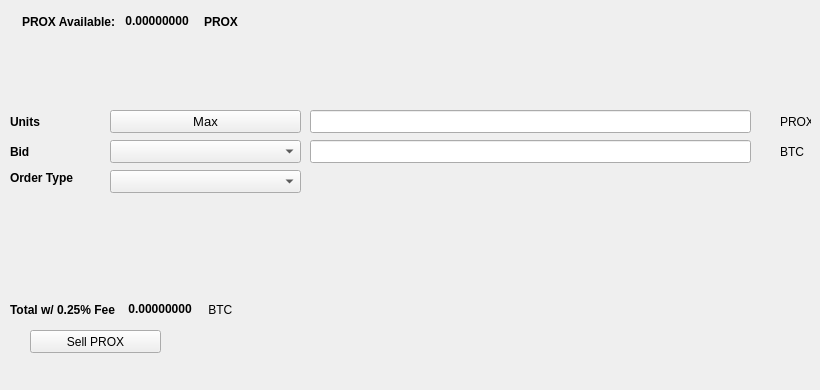
   <widget class="QWidget" name="SellTab">
    <attribute name="title">
     <string>Sell</string>
    </attribute>
    <widget class="QLabel" name="label_16">
     <property name="geometry">
      <rect>
       <x>780</x>
       <y>140</y>
       <width>31</width>
       <height>23</height>
      </rect>
     </property>
     <property name="text">
      <string>BTC</string>
     </property>
    </widget>
    <widget class="QComboBox" name="SellBidcomboBox">
     <property name="geometry">
      <rect>
       <x>110</x>
       <y>140</y>
       <width>191</width>
       <height>23</height>
      </rect>
     </property>
     <property name="font">
      <font>
       <pointsize>10</pointsize>
      </font>
     </property>
    </widget>
    <widget class="QLabel" name="label_18">
     <property name="geometry">
      <rect>
       <x>10</x>
       <y>110</y>
       <width>46</width>
       <height>23</height>
      </rect>
     </property>
     <property name="font">
      <font>
       <weight>75</weight>
       <bold>true</bold>
      </font>
     </property>
     <property name="text">
      <string>Units</string>
     </property>
    </widget>
    <widget class="QPushButton" name="Sell_Max_Amount">
     <property name="geometry">
      <rect>
       <x>110</x>
       <y>110</y>
       <width>191</width>
       <height>23</height>
      </rect>
     </property>
     <property name="font">
      <font>
       <pointsize>10</pointsize>
      </font>
     </property>
     <property name="text">
      <string>Max</string>
     </property>
    </widget>
    <widget class="QLabel" name="label_20">
     <property name="geometry">
      <rect>
       <x>10</x>
       <y>170</y>
       <width>91</width>
       <height>16</height>
      </rect>
     </property>
     <property name="font">
      <font>
       <weight>75</weight>
       <bold>true</bold>
      </font>
     </property>
     <property name="text">
      <string>Order Type</string>
     </property>
    </widget>
    <widget class="QComboBox" name="SellOrdertypeCombo">
     <property name="geometry">
      <rect>
       <x>110</x>
       <y>170</y>
       <width>191</width>
       <height>23</height>
      </rect>
     </property>
     <property name="font">
      <font>
       <pointsize>10</pointsize>
      </font>
     </property>
    </widget>
    <widget class="QLabel" name="label_21">
     <property name="geometry">
      <rect>
       <x>10</x>
       <y>140</y>
       <width>46</width>
       <height>23</height>
      </rect>
     </property>
     <property name="font">
      <font>
       <weight>75</weight>
       <bold>true</bold>
      </font>
     </property>
     <property name="text">
      <string>Bid</string>
     </property>
    </widget>
    <widget class="QLabel" name="label_22">
     <property name="geometry">
      <rect>
       <x>780</x>
       <y>110</y>
       <width>31</width>
       <height>23</height>
      </rect>
     </property>
     <property name="text">
      <string>PROX</string>
     </property>
    </widget>
    <widget class="QLineEdit" name="UnitsInputPROX">
     <property name="geometry">
      <rect>
       <x>310</x>
       <y>110</y>
       <width>441</width>
       <height>23</height>
      </rect>
     </property>
     <property name="font">
      <font>
       <pointsize>9</pointsize>
       <weight>75</weight>
       <bold>true</bold>
      </font>
     </property>
    </widget>
    <widget class="QLineEdit" name="SellBidPriceEdit">
     <property name="geometry">
      <rect>
       <x>310</x>
       <y>140</y>
       <width>441</width>
       <height>23</height>
      </rect>
     </property>
     <property name="font">
      <font>
       <pointsize>9</pointsize>
       <weight>75</weight>
       <bold>true</bold>
      </font>
     </property>
    </widget>
    <widget class="QPushButton" name="SellPROXBTN">
     <property name="geometry">
      <rect>
       <x>30</x>
       <y>330</y>
       <width>131</width>
       <height>23</height>
      </rect>
     </property>
     <property name="text">
      <string>Sell PROX</string>
     </property>
     <property name="icon">
      <iconset resource="../prox">
       <normaloff>:/icons/bitcoin</normaloff>:/icons/bitcoin</iconset>
     </property>
    </widget>
    <widget class="QWidget" name="layoutWidget3">
     <property name="geometry">
      <rect>
       <x>22</x>
       <y>12</y>
       <width>258</width>
       <height>19</height>
      </rect>
     </property>
     <layout class="QHBoxLayout" name="horizontalLayout">
      <item>
       <widget class="QLabel" name="label232_2">
        <property name="font">
         <font>
          <weight>75</weight>
          <bold>true</bold>
         </font>
        </property>
        <property name="text">
         <string>PROX Available:</string>
        </property>
       </widget>
      </item>
      <item>
       <widget class="QLabel" name="PROXAvailableLabel">
        <property name="palette">
         <palette>
          <active>
           <colorrole role="WindowText">
            <brush brushstyle="SolidPattern">
             <color alpha="255">
              <red>0</red>
              <green>0</green>
              <blue>0</blue>
             </color>
            </brush>
           </colorrole>
           <colorrole role="Button">
            <brush brushstyle="SolidPattern">
             <color alpha="255">
              <red>0</red>
              <green>170</green>
              <blue>0</blue>
             </color>
            </brush>
           </colorrole>
           <colorrole role="Light">
            <brush brushstyle="SolidPattern">
             <color alpha="255">
              <red>0</red>
              <green>255</green>
              <blue>0</blue>
             </color>
            </brush>
           </colorrole>
           <colorrole role="Midlight">
            <brush brushstyle="SolidPattern">
             <color alpha="255">
              <red>0</red>
              <green>212</green>
              <blue>0</blue>
             </color>
            </brush>
           </colorrole>
           <colorrole role="Dark">
            <brush brushstyle="SolidPattern">
             <color alpha="255">
              <red>0</red>
              <green>85</green>
              <blue>0</blue>
             </color>
            </brush>
           </colorrole>
           <colorrole role="Mid">
            <brush brushstyle="SolidPattern">
             <color alpha="255">
              <red>0</red>
              <green>113</green>
              <blue>0</blue>
             </color>
            </brush>
           </colorrole>
           <colorrole role="Text">
            <brush brushstyle="SolidPattern">
             <color alpha="255">
              <red>0</red>
              <green>170</green>
              <blue>0</blue>
             </color>
            </brush>
           </colorrole>
           <colorrole role="BrightText">
            <brush brushstyle="SolidPattern">
             <color alpha="255">
              <red>255</red>
              <green>255</green>
              <blue>255</blue>
             </color>
            </brush>
           </colorrole>
           <colorrole role="ButtonText">
            <brush brushstyle="SolidPattern">
             <color alpha="255">
              <red>0</red>
              <green>0</green>
              <blue>0</blue>
             </color>
            </brush>
           </colorrole>
           <colorrole role="Base">
            <brush brushstyle="SolidPattern">
             <color alpha="255">
              <red>255</red>
              <green>255</green>
              <blue>255</blue>
             </color>
            </brush>
           </colorrole>
           <colorrole role="Window">
            <brush brushstyle="SolidPattern">
             <color alpha="255">
              <red>0</red>
              <green>170</green>
              <blue>0</blue>
             </color>
            </brush>
           </colorrole>
           <colorrole role="Shadow">
            <brush brushstyle="SolidPattern">
             <color alpha="255">
              <red>0</red>
              <green>0</green>
              <blue>0</blue>
             </color>
            </brush>
           </colorrole>
           <colorrole role="AlternateBase">
            <brush brushstyle="SolidPattern">
             <color alpha="255">
              <red>127</red>
              <green>212</green>
              <blue>127</blue>
             </color>
            </brush>
           </colorrole>
           <colorrole role="ToolTipBase">
            <brush brushstyle="SolidPattern">
             <color alpha="255">
              <red>255</red>
              <green>255</green>
              <blue>220</blue>
             </color>
            </brush>
           </colorrole>
           <colorrole role="ToolTipText">
            <brush brushstyle="SolidPattern">
             <color alpha="255">
              <red>0</red>
              <green>0</green>
              <blue>0</blue>
             </color>
            </brush>
           </colorrole>
          </active>
          <inactive>
           <colorrole role="WindowText">
            <brush brushstyle="SolidPattern">
             <color alpha="255">
              <red>0</red>
              <green>0</green>
              <blue>0</blue>
             </color>
            </brush>
           </colorrole>
           <colorrole role="Button">
            <brush brushstyle="SolidPattern">
             <color alpha="255">
              <red>0</red>
              <green>170</green>
              <blue>0</blue>
             </color>
            </brush>
           </colorrole>
           <colorrole role="Light">
            <brush brushstyle="SolidPattern">
             <color alpha="255">
              <red>0</red>
              <green>255</green>
              <blue>0</blue>
             </color>
            </brush>
           </colorrole>
           <colorrole role="Midlight">
            <brush brushstyle="SolidPattern">
             <color alpha="255">
              <red>0</red>
              <green>212</green>
              <blue>0</blue>
             </color>
            </brush>
           </colorrole>
           <colorrole role="Dark">
            <brush brushstyle="SolidPattern">
             <color alpha="255">
              <red>0</red>
              <green>85</green>
              <blue>0</blue>
             </color>
            </brush>
           </colorrole>
           <colorrole role="Mid">
            <brush brushstyle="SolidPattern">
             <color alpha="255">
              <red>0</red>
              <green>113</green>
              <blue>0</blue>
             </color>
            </brush>
           </colorrole>
           <colorrole role="Text">
            <brush brushstyle="SolidPattern">
             <color alpha="255">
              <red>0</red>
              <green>170</green>
              <blue>0</blue>
             </color>
            </brush>
           </colorrole>
           <colorrole role="BrightText">
            <brush brushstyle="SolidPattern">
             <color alpha="255">
              <red>255</red>
              <green>255</green>
              <blue>255</blue>
             </color>
            </brush>
           </colorrole>
           <colorrole role="ButtonText">
            <brush brushstyle="SolidPattern">
             <color alpha="255">
              <red>0</red>
              <green>0</green>
              <blue>0</blue>
             </color>
            </brush>
           </colorrole>
           <colorrole role="Base">
            <brush brushstyle="SolidPattern">
             <color alpha="255">
              <red>255</red>
              <green>255</green>
              <blue>255</blue>
             </color>
            </brush>
           </colorrole>
           <colorrole role="Window">
            <brush brushstyle="SolidPattern">
             <color alpha="255">
              <red>0</red>
              <green>170</green>
              <blue>0</blue>
             </color>
            </brush>
           </colorrole>
           <colorrole role="Shadow">
            <brush brushstyle="SolidPattern">
             <color alpha="255">
              <red>0</red>
              <green>0</green>
              <blue>0</blue>
             </color>
            </brush>
           </colorrole>
           <colorrole role="AlternateBase">
            <brush brushstyle="SolidPattern">
             <color alpha="255">
              <red>127</red>
              <green>212</green>
              <blue>127</blue>
             </color>
            </brush>
           </colorrole>
           <colorrole role="ToolTipBase">
            <brush brushstyle="SolidPattern">
             <color alpha="255">
              <red>255</red>
              <green>255</green>
              <blue>220</blue>
             </color>
            </brush>
           </colorrole>
           <colorrole role="ToolTipText">
            <brush brushstyle="SolidPattern">
             <color alpha="255">
              <red>0</red>
              <green>0</green>
              <blue>0</blue>
             </color>
            </brush>
           </colorrole>
          </inactive>
          <disabled>
           <colorrole role="WindowText">
            <brush brushstyle="SolidPattern">
             <color alpha="255">
              <red>0</red>
              <green>85</green>
              <blue>0</blue>
             </color>
            </brush>
           </colorrole>
           <colorrole role="Button">
            <brush brushstyle="SolidPattern">
             <color alpha="255">
              <red>0</red>
              <green>170</green>
              <blue>0</blue>
             </color>
            </brush>
           </colorrole>
           <colorrole role="Light">
            <brush brushstyle="SolidPattern">
             <color alpha="255">
              <red>0</red>
              <green>255</green>
              <blue>0</blue>
             </color>
            </brush>
           </colorrole>
           <colorrole role="Midlight">
            <brush brushstyle="SolidPattern">
             <color alpha="255">
              <red>0</red>
              <green>212</green>
              <blue>0</blue>
             </color>
            </brush>
           </colorrole>
           <colorrole role="Dark">
            <brush brushstyle="SolidPattern">
             <color alpha="255">
              <red>0</red>
              <green>85</green>
              <blue>0</blue>
             </color>
            </brush>
           </colorrole>
           <colorrole role="Mid">
            <brush brushstyle="SolidPattern">
             <color alpha="255">
              <red>0</red>
              <green>113</green>
              <blue>0</blue>
             </color>
            </brush>
           </colorrole>
           <colorrole role="Text">
            <brush brushstyle="SolidPattern">
             <color alpha="255">
              <red>0</red>
              <green>85</green>
              <blue>0</blue>
             </color>
            </brush>
           </colorrole>
           <colorrole role="BrightText">
            <brush brushstyle="SolidPattern">
             <color alpha="255">
              <red>255</red>
              <green>255</green>
              <blue>255</blue>
             </color>
            </brush>
           </colorrole>
           <colorrole role="ButtonText">
            <brush brushstyle="SolidPattern">
             <color alpha="255">
              <red>0</red>
              <green>85</green>
              <blue>0</blue>
             </color>
            </brush>
           </colorrole>
           <colorrole role="Base">
            <brush brushstyle="SolidPattern">
             <color alpha="255">
              <red>0</red>
              <green>170</green>
              <blue>0</blue>
             </color>
            </brush>
           </colorrole>
           <colorrole role="Window">
            <brush brushstyle="SolidPattern">
             <color alpha="255">
              <red>0</red>
              <green>170</green>
              <blue>0</blue>
             </color>
            </brush>
           </colorrole>
           <colorrole role="Shadow">
            <brush brushstyle="SolidPattern">
             <color alpha="255">
              <red>0</red>
              <green>0</green>
              <blue>0</blue>
             </color>
            </brush>
           </colorrole>
           <colorrole role="AlternateBase">
            <brush brushstyle="SolidPattern">
             <color alpha="255">
              <red>0</red>
              <green>170</green>
              <blue>0</blue>
             </color>
            </brush>
           </colorrole>
           <colorrole role="ToolTipBase">
            <brush brushstyle="SolidPattern">
             <color alpha="255">
              <red>255</red>
              <green>255</green>
              <blue>220</blue>
             </color>
            </brush>
           </colorrole>
           <colorrole role="ToolTipText">
            <brush brushstyle="SolidPattern">
             <color alpha="255">
              <red>0</red>
              <green>0</green>
              <blue>0</blue>
             </color>
            </brush>
           </colorrole>
          </disabled>
         </palette>
        </property>
        <property name="font">
         <font>
          <weight>75</weight>
          <bold>true</bold>
         </font>
        </property>
        <property name="text">
         <string> 0.00000000 </string>
        </property>
        <property name="textInteractionFlags">
         <set>Qt::LinksAccessibleByMouse|Qt::TextSelectableByKeyboard|Qt::TextSelectableByMouse</set>
        </property>
       </widget>
      </item>
      <item>
       <widget class="QLabel" name="labelPROX">
        <property name="font">
         <font>
          <weight>75</weight>
          <bold>true</bold>
         </font>
        </property>
        <property name="text">
         <string>PROX</string>
        </property>
       </widget>
      </item>
     </layout>
    </widget>
    <widget class="QWidget" name="layoutWidget">
     <property name="geometry">
      <rect>
       <x>10</x>
       <y>300</y>
       <width>268</width>
       <height>19</height>
      </rect>
     </property>
     <layout class="QHBoxLayout" name="horizontalLayout_2">
      <item>
       <widget class="QLabel" name="label_19">
        <property name="font">
         <font>
          <weight>75</weight>
          <bold>true</bold>
         </font>
        </property>
        <property name="text">
         <string>Total w/ 0.25% Fee </string>
        </property>
       </widget>
      </item>
      <item>
       <widget class="QLabel" name="SellCostLabel">
        <property name="palette">
         <palette>
          <active>
           <colorrole role="WindowText">
            <brush brushstyle="SolidPattern">
             <color alpha="255">
              <red>0</red>
              <green>0</green>
              <blue>0</blue>
             </color>
            </brush>
           </colorrole>
           <colorrole role="Button">
            <brush brushstyle="SolidPattern">
             <color alpha="255">
              <red>0</red>
              <green>170</green>
              <blue>0</blue>
             </color>
            </brush>
           </colorrole>
           <colorrole role="Light">
            <brush brushstyle="SolidPattern">
             <color alpha="255">
              <red>0</red>
              <green>255</green>
              <blue>0</blue>
             </color>
            </brush>
           </colorrole>
           <colorrole role="Midlight">
            <brush brushstyle="SolidPattern">
             <color alpha="255">
              <red>0</red>
              <green>212</green>
              <blue>0</blue>
             </color>
            </brush>
           </colorrole>
           <colorrole role="Dark">
            <brush brushstyle="SolidPattern">
             <color alpha="255">
              <red>0</red>
              <green>85</green>
              <blue>0</blue>
             </color>
            </brush>
           </colorrole>
           <colorrole role="Mid">
            <brush brushstyle="SolidPattern">
             <color alpha="255">
              <red>0</red>
              <green>113</green>
              <blue>0</blue>
             </color>
            </brush>
           </colorrole>
           <colorrole role="Text">
            <brush brushstyle="SolidPattern">
             <color alpha="255">
              <red>0</red>
              <green>170</green>
              <blue>0</blue>
             </color>
            </brush>
           </colorrole>
           <colorrole role="BrightText">
            <brush brushstyle="SolidPattern">
             <color alpha="255">
              <red>255</red>
              <green>255</green>
              <blue>255</blue>
             </color>
            </brush>
           </colorrole>
           <colorrole role="ButtonText">
            <brush brushstyle="SolidPattern">
             <color alpha="255">
              <red>0</red>
              <green>0</green>
              <blue>0</blue>
             </color>
            </brush>
           </colorrole>
           <colorrole role="Base">
            <brush brushstyle="SolidPattern">
             <color alpha="255">
              <red>255</red>
              <green>255</green>
              <blue>255</blue>
             </color>
            </brush>
           </colorrole>
           <colorrole role="Window">
            <brush brushstyle="SolidPattern">
             <color alpha="255">
              <red>0</red>
              <green>170</green>
              <blue>0</blue>
             </color>
            </brush>
           </colorrole>
           <colorrole role="Shadow">
            <brush brushstyle="SolidPattern">
             <color alpha="255">
              <red>0</red>
              <green>0</green>
              <blue>0</blue>
             </color>
            </brush>
           </colorrole>
           <colorrole role="AlternateBase">
            <brush brushstyle="SolidPattern">
             <color alpha="255">
              <red>127</red>
              <green>212</green>
              <blue>127</blue>
             </color>
            </brush>
           </colorrole>
           <colorrole role="ToolTipBase">
            <brush brushstyle="SolidPattern">
             <color alpha="255">
              <red>255</red>
              <green>255</green>
              <blue>220</blue>
             </color>
            </brush>
           </colorrole>
           <colorrole role="ToolTipText">
            <brush brushstyle="SolidPattern">
             <color alpha="255">
              <red>0</red>
              <green>0</green>
              <blue>0</blue>
             </color>
            </brush>
           </colorrole>
          </active>
          <inactive>
           <colorrole role="WindowText">
            <brush brushstyle="SolidPattern">
             <color alpha="255">
              <red>0</red>
              <green>0</green>
              <blue>0</blue>
             </color>
            </brush>
           </colorrole>
           <colorrole role="Button">
            <brush brushstyle="SolidPattern">
             <color alpha="255">
              <red>0</red>
              <green>170</green>
              <blue>0</blue>
             </color>
            </brush>
           </colorrole>
           <colorrole role="Light">
            <brush brushstyle="SolidPattern">
             <color alpha="255">
              <red>0</red>
              <green>255</green>
              <blue>0</blue>
             </color>
            </brush>
           </colorrole>
           <colorrole role="Midlight">
            <brush brushstyle="SolidPattern">
             <color alpha="255">
              <red>0</red>
              <green>212</green>
              <blue>0</blue>
             </color>
            </brush>
           </colorrole>
           <colorrole role="Dark">
            <brush brushstyle="SolidPattern">
             <color alpha="255">
              <red>0</red>
              <green>85</green>
              <blue>0</blue>
             </color>
            </brush>
           </colorrole>
           <colorrole role="Mid">
            <brush brushstyle="SolidPattern">
             <color alpha="255">
              <red>0</red>
              <green>113</green>
              <blue>0</blue>
             </color>
            </brush>
           </colorrole>
           <colorrole role="Text">
            <brush brushstyle="SolidPattern">
             <color alpha="255">
              <red>0</red>
              <green>170</green>
              <blue>0</blue>
             </color>
            </brush>
           </colorrole>
           <colorrole role="BrightText">
            <brush brushstyle="SolidPattern">
             <color alpha="255">
              <red>255</red>
              <green>255</green>
              <blue>255</blue>
             </color>
            </brush>
           </colorrole>
           <colorrole role="ButtonText">
            <brush brushstyle="SolidPattern">
             <color alpha="255">
              <red>0</red>
              <green>0</green>
              <blue>0</blue>
             </color>
            </brush>
           </colorrole>
           <colorrole role="Base">
            <brush brushstyle="SolidPattern">
             <color alpha="255">
              <red>255</red>
              <green>255</green>
              <blue>255</blue>
             </color>
            </brush>
           </colorrole>
           <colorrole role="Window">
            <brush brushstyle="SolidPattern">
             <color alpha="255">
              <red>0</red>
              <green>170</green>
              <blue>0</blue>
             </color>
            </brush>
           </colorrole>
           <colorrole role="Shadow">
            <brush brushstyle="SolidPattern">
             <color alpha="255">
              <red>0</red>
              <green>0</green>
              <blue>0</blue>
             </color>
            </brush>
           </colorrole>
           <colorrole role="AlternateBase">
            <brush brushstyle="SolidPattern">
             <color alpha="255">
              <red>127</red>
              <green>212</green>
              <blue>127</blue>
             </color>
            </brush>
           </colorrole>
           <colorrole role="ToolTipBase">
            <brush brushstyle="SolidPattern">
             <color alpha="255">
              <red>255</red>
              <green>255</green>
              <blue>220</blue>
             </color>
            </brush>
           </colorrole>
           <colorrole role="ToolTipText">
            <brush brushstyle="SolidPattern">
             <color alpha="255">
              <red>0</red>
              <green>0</green>
              <blue>0</blue>
             </color>
            </brush>
           </colorrole>
          </inactive>
          <disabled>
           <colorrole role="WindowText">
            <brush brushstyle="SolidPattern">
             <color alpha="255">
              <red>0</red>
              <green>85</green>
              <blue>0</blue>
             </color>
            </brush>
           </colorrole>
           <colorrole role="Button">
            <brush brushstyle="SolidPattern">
             <color alpha="255">
              <red>0</red>
              <green>170</green>
              <blue>0</blue>
             </color>
            </brush>
           </colorrole>
           <colorrole role="Light">
            <brush brushstyle="SolidPattern">
             <color alpha="255">
              <red>0</red>
              <green>255</green>
              <blue>0</blue>
             </color>
            </brush>
           </colorrole>
           <colorrole role="Midlight">
            <brush brushstyle="SolidPattern">
             <color alpha="255">
              <red>0</red>
              <green>212</green>
              <blue>0</blue>
             </color>
            </brush>
           </colorrole>
           <colorrole role="Dark">
            <brush brushstyle="SolidPattern">
             <color alpha="255">
              <red>0</red>
              <green>85</green>
              <blue>0</blue>
             </color>
            </brush>
           </colorrole>
           <colorrole role="Mid">
            <brush brushstyle="SolidPattern">
             <color alpha="255">
              <red>0</red>
              <green>113</green>
              <blue>0</blue>
             </color>
            </brush>
           </colorrole>
           <colorrole role="Text">
            <brush brushstyle="SolidPattern">
             <color alpha="255">
              <red>0</red>
              <green>85</green>
              <blue>0</blue>
             </color>
            </brush>
           </colorrole>
           <colorrole role="BrightText">
            <brush brushstyle="SolidPattern">
             <color alpha="255">
              <red>255</red>
              <green>255</green>
              <blue>255</blue>
             </color>
            </brush>
           </colorrole>
           <colorrole role="ButtonText">
            <brush brushstyle="SolidPattern">
             <color alpha="255">
              <red>0</red>
              <green>85</green>
              <blue>0</blue>
             </color>
            </brush>
           </colorrole>
           <colorrole role="Base">
            <brush brushstyle="SolidPattern">
             <color alpha="255">
              <red>0</red>
              <green>170</green>
              <blue>0</blue>
             </color>
            </brush>
           </colorrole>
           <colorrole role="Window">
            <brush brushstyle="SolidPattern">
             <color alpha="255">
              <red>0</red>
              <green>170</green>
              <blue>0</blue>
             </color>
            </brush>
           </colorrole>
           <colorrole role="Shadow">
            <brush brushstyle="SolidPattern">
             <color alpha="255">
              <red>0</red>
              <green>0</green>
              <blue>0</blue>
             </color>
            </brush>
           </colorrole>
           <colorrole role="AlternateBase">
            <brush brushstyle="SolidPattern">
             <color alpha="255">
              <red>0</red>
              <green>170</green>
              <blue>0</blue>
             </color>
            </brush>
           </colorrole>
           <colorrole role="ToolTipBase">
            <brush brushstyle="SolidPattern">
             <color alpha="255">
              <red>255</red>
              <green>255</green>
              <blue>220</blue>
             </color>
            </brush>
           </colorrole>
           <colorrole role="ToolTipText">
            <brush brushstyle="SolidPattern">
             <color alpha="255">
              <red>0</red>
              <green>0</green>
              <blue>0</blue>
             </color>
            </brush>
           </colorrole>
          </disabled>
         </palette>
        </property>
        <property name="font">
         <font>
          <weight>75</weight>
          <bold>true</bold>
         </font>
        </property>
        <property name="autoFillBackground">
         <bool>false</bool>
        </property>
        <property name="text">
         <string> 0.00000000</string>
        </property>
        <property name="textInteractionFlags">
         <set>Qt::LinksAccessibleByMouse|Qt::TextSelectableByMouse</set>
        </property>
       </widget>
      </item>
      <item>
       <widget class="QLabel" name="label_17">
        <property name="font">
         <font>
          <weight>50</weight>
          <bold>false</bold>
         </font>
        </property>
        <property name="text">
         <string> BTC</string>
        </property>
       </widget>
      </item>
     </layout>
    </widget>
    <widget class="QLabel" name="label_23">
     <property name="geometry">
      <rect>
       <x>460</x>
       <y>300</y>
       <width>281</width>
       <height>81</height>
      </rect>
     </property>
     <property name="text">
      <string/>
     </property>
     <property name="pixmap">
      <pixmap>:/images/bittrex</pixmap>
     </property>
    </widget>
   </widget>
